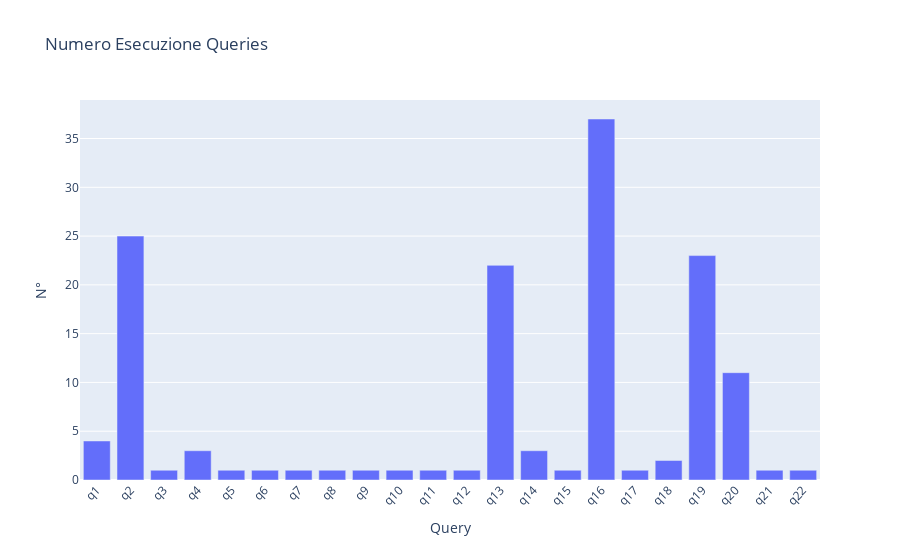

Source (notebook cell):
### Code cell
fig = go.Figure()
fig.add_trace(go.Bar(x=mean_time.index, y=mean_time["times"], name='Queries Times'))
fig.update_layout(barmode='group', xaxis_tickangle=-45, title='Numero Esecuzione Queries', xaxis_title='Query', yaxis_title='N°')
fig.show()

### Figure 1 — Plotly figure (JSON) as saved in the notebook; plotly's stock layout.template omitted (floating-point values rounded to 4 significant figures)
{"data": [{"name": "Queries Times", "type": "bar", "x": ["q1", "q2", "q3", "q4", "q5", "q6", "q7", "q8", "q9", "q10", "q11", "q12", "q13", "q14", "q15", "q16", "q17", "q18", "q19", "q20", "q21", "q22"], "y": [4, 25, 1, 3, 1, 1, 1, 1, 1, 1, 1, 1, 22, 3, 1, 37, 1, 2, 23, 11, 1, 1]}], "layout": {"barmode": "group", "title": {"text": "Numero Esecuzione Queries"}, "xaxis": {"tickangle": -45, "title": {"text": "Query"}}, "yaxis": {"title": {"text": "N°"}}}}
